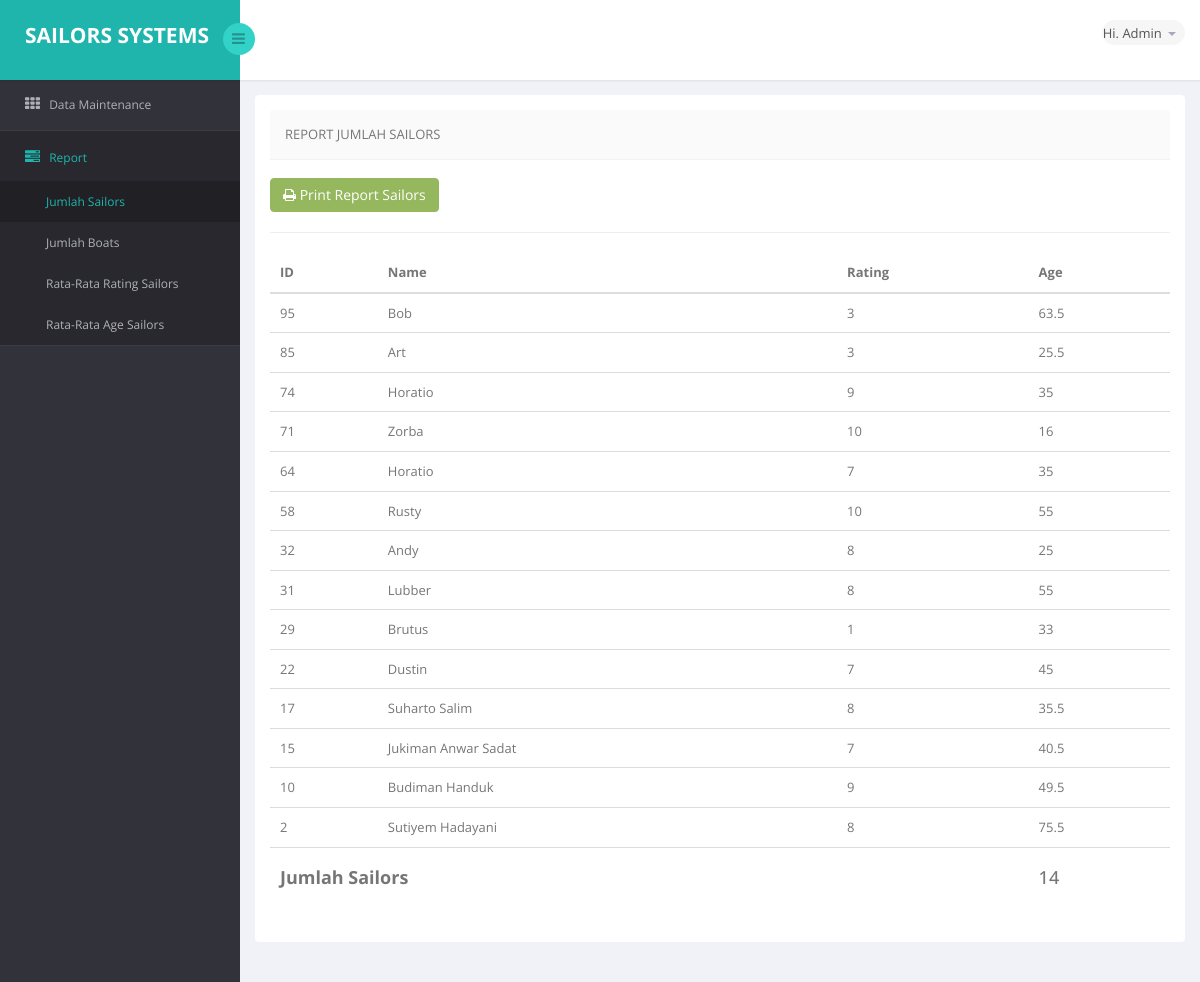
The page /web_sailor_system/jlhSailors.php on the database its author committed.
### tables this page shows
CREATE TABLE IF NOT EXISTS `sailors` (
  `sid` int(11) NOT NULL,
  `sname` varchar(32) DEFAULT NULL,
  `rating` int(11) DEFAULT NULL,
  `age` double DEFAULT NULL
);

### web_sailor_system/jlhSailors.php (the view, shortened to what this page needs)
<!DOCTYPE html>
<html lang="en">
<head>
    <link href="bs3/css/bootstrap.min.css" rel="stylesheet">
    <link href="css/bootstrap-reset.css" rel="stylesheet">
    <link href="font-awesome/css/font-awesome.css" rel="stylesheet" />
    <link href="css/style.css" rel="stylesheet">
    <link href="css/style-responsive.css" rel="stylesheet" />
</head>
<body>
<section id="container" >
<header class="header fixed-top clearfix">
<div class="brand">
    <a href="#" class="logo" style="color:white">
        <b>Sailors Systems</b>
    </a>
    <div class="sidebar-toggle-box">
        <div class="fa fa-bars"></div>
    </div>
</div>
<div class="top-nav clearfix">
    <ul class="nav pull-right top-menu">
        <li class="dropdown">
            <a data-toggle="dropdown" class="dropdown-toggle" href="#">
                <span class="username">Hi. Admin</span>
                <b class="caret"></b>
            </a>
        </li>
    </ul>
</div>
</header>
<aside>
    <div id="sidebar" class="nav-collapse">
        <div class="leftside-navigation">
            <ul class="sidebar-menu" id="nav-accordion">
            <li class="sub-menu">
                <a href="javascript:;">
                    <i class="fa fa-th"></i>
                    <span>Data Maintenance</span>
                </a>
            </li>
            <li class="sub-menu">
                <a href="javascript:;"  class="active">
                    <i class="fa fa-tasks"></i>
                    <span>Report</span>
                </a>
                <ul class="sub">
                    <li class="active"><a href="jlhSailors.php">Jumlah Sailors</a></li>
                    <li><a href="jlhBoats.php">Jumlah Boats</a></li>
                    <li><a href="rtgSailors.php">Rata-Rata Rating Sailors</a></li>
                    <li><a href="rtgAgeSailors.php">Rata-Rata Age Sailors</a></li>
                </ul>
            </li>
        </ul></div>
    </div>
</aside>
    <section id="main-content">
        <section class="wrapper">
        <div class="row">
            <div class="col-sm-12">
                <section class="panel">
                    <div class="panel-body">
                        <?php
                        include("connection.php");
                        ?>
                        <header class="panel-heading">
                            Report Jumlah Sailors
                        </header>
                        <br />
                        <a href="#"onclick="window.print()">
                            <button class="btn btn-success">
                                <i class="fa fa-print"></i> Print Report Sailors
                            </button>
                        </a>
                        <hr />
                        <table class="table  table-hover general-table">
                            <thead>
                            <tr>
                                <th> ID</th>
                                <th> Name</th>
                                <th>Rating</th>
                                <th>Age</th>
                            </tr>
                            </thead>
                            <tbody>
                            <?php
                                $viewAllSailors=mysqli_query($conn,"Select sid, sname, rating, age from sailors order by sid desc");
                                $no=0;
                                while($getViewSailor=mysqli_fetch_row($viewAllSailors))
                                {
                                    ?>
                                    <tr>
                                        <td>
                                            <?php echo"$getViewSailor[0]";?>
                                        </td>
                                        <td>
                                            <?php echo"$getViewSailor[1]";?>
                                        </td>
                                        <td><?php echo"$getViewSailor[2]";?></td>
                                        <td><?php echo"$getViewSailor[3]";?></td>
                                    </tr>
                                    <?php
                                    $no++;
                                }
                            ?>
                            <tr>
                                <td colspan="3"><h4><b>Jumlah Sailors</b></h4></td>
                                <td><h4><?php echo"$no";?></h4></td>
                            </tr>
                            </tbody>
                        </table>
                    </div>
                </section>
            </div>
        </div>
        </section>
    </section>
</section>
</body>
</html>

### rows shown on the page
sailors: sid "95", sname "Bob", rating "3", age "63.5"
sailors: sid "85", sname "Art", rating "3", age "25.5"
sailors: sid "74", sname "Horatio", rating "9", age "35"
sailors: sid "71", sname "Zorba", rating "10", age "16"
sailors: sid "64", sname "Horatio", rating "7", age "35"
sailors: sid "58", sname "Rusty", rating "10", age "55"
sailors: sid "32", sname "Andy", rating "8", age "25"
sailors: sid "31", sname "Lubber", rating "8", age "55"
sailors: sid "29", sname "Brutus", rating "1", age "33"
sailors: sid "22", sname "Dustin", rating "7", age "45"
sailors: sid "17", sname "Suharto Salim", rating "8", age "35.5"
sailors: sid "15", sname "Jukiman Anwar Sadat", rating "7", age "40.5"
sailors: sid "10", sname "Budiman Handuk", rating "9", age "49.5"
sailors: sid "2", sname "Sutiyem Hadayani", rating "8", age "75.5"

### other values the page prints
$no "14"
